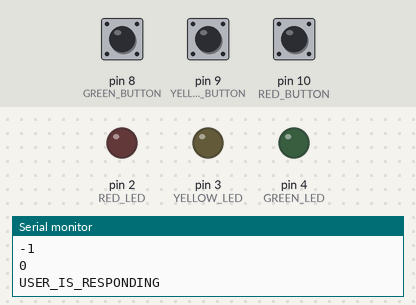
Bench run of a sketch on a simulated Arduino Uno, built with avr-gcc and run on an emulated ATmega328P. Shown: output pins drawn as LEDs (lit = HIGH), the last lines printed to the serial monitor. Dashed ring = blinking. The test bench sets the inputs (shaded band); at power-on: pin 8 (GREEN_BUTTON) HIGH, pin 9 (YELLOW_BUTTON) HIGH, pin 10 (RED_BUTTON) HIGH. Random numbers use the default seed unless the sketch sets one.

Above: at 2.3 s.
2.4 s: pin 8 (GREEN_BUTTON) pulled LOW for 0.15 s
At 2.9 s:
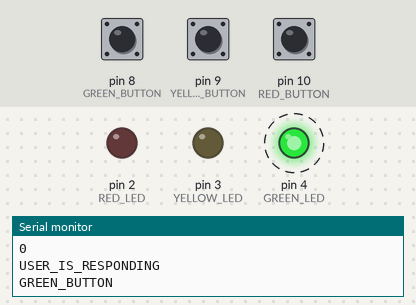
5.5 s: pin 9 (YELLOW_BUTTON) pulled LOW for 3.2 s
At 5.5 s:
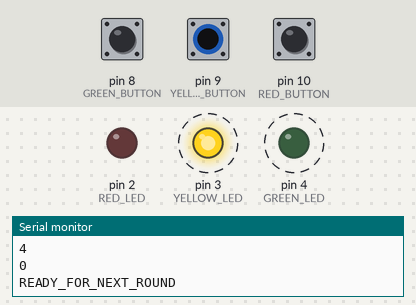
At 8.7 s:
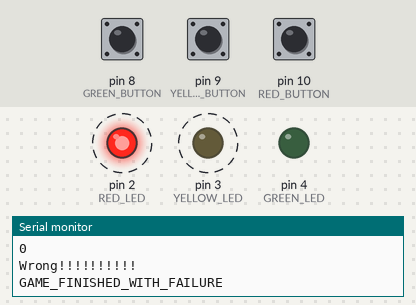
Timing chart, 0 to 17.7 s (numbered marks = the images above; inputs shaded):
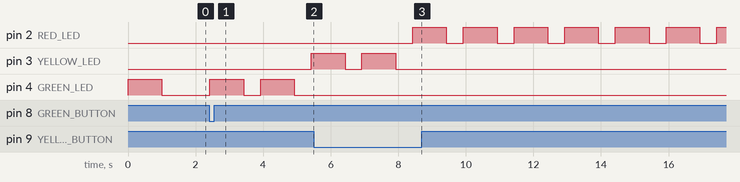

Measured:
- after the input at 2.4 s, pin 3 (YELLOW_LED): LOW → HIGH after 3.0 s; pin 4 (GREEN_LED): alternates HIGH for 1.0 s and LOW for 0.50 s, starting at once
- after the input at 5.5 s, pin 2 (RED_LED): alternates HIGH for 1.0 s and LOW for 0.50 s, starting after 2.9 s

The sketch:

genius.ino
```cpp
#define RED_LED 2
#define YELLOW_LED 3
#define GREEN_LED 4

#define RED_BUTTON 10
#define YELLOW_BUTTON 9
#define GREEN_BUTTON 8

#define POTENTIOMETER 8

#define SEQUENCE_SIZE 3

#define UNDEFINED -1

#define INITIAL_LED_PIN 2
#define FINAL_LED_PIN 4

enum States {
    READY_FOR_NEXT_ROUND,
    USER_IS_RESPONDING,
    GAME_FINISHED_WITH_SUCCESS,
    GAME_FINISHED_WITH_FAILURE
};

int ledSequence[SEQUENCE_SIZE];
int gameRound = 0;
int ledsAnswered = 0;

void setup() {
    Serial.begin(9600);
    initPins();
    startGame();
}

void loop() {
    switch (getCurrentState()) {
        case READY_FOR_NEXT_ROUND:
            log("READY_FOR_NEXT_ROUND");
            startNewRound();
            break;

        case USER_IS_RESPONDING:
            log("USER_IS_RESPONDING");
            handleUserResponse();
            break;

        case GAME_FINISHED_WITH_SUCCESS:
            log("GAME_FINISHED_WITH_SUCCESS");
            blinkSequence2();
            break;

        case GAME_FINISHED_WITH_FAILURE:
            log("GAME_FINISHED_WITH_FAILURE");
            blinkLed(RED_LED);
            break;

        default:
            break;
    }
}

void startNewRound() {
    ledsAnswered = 0;
    gameRound++;

    if (gameRound <= SEQUENCE_SIZE) {
        blinkLeds();
    }
}

void handleUserResponse() {
    int response = checkAnsware();
    Serial.println(response);
    Serial.println(ledsAnswered);

    if (response == UNDEFINED) {
        return;
    }

    if (response == ledSequence[ledsAnswered]) {
        ledsAnswered++;
    } else {
        log("Wrong!!!!!!!!!!");
        gameRound = SEQUENCE_SIZE + 2;
    }
}

int getCurrentState() {
    if (gameRound <= SEQUENCE_SIZE) {
        if (ledsAnswered == gameRound) {
            return READY_FOR_NEXT_ROUND;
        } else {
            return USER_IS_RESPONDING;
        }

    } else if (gameRound == (SEQUENCE_SIZE + 1)){
        return GAME_FINISHED_WITH_SUCCESS;

    } else {
        return GAME_FINISHED_WITH_FAILURE;
    }
}

int checkAnsware() {
    if (digitalRead(RED_BUTTON) == LOW) {
        log("RED_BUTTON");
        blinkLed(RED_LED);
        return RED_LED;
    }

    if (digitalRead(YELLOW_BUTTON) == LOW) {
        log("YELLOW_BUTTON");
        blinkLed(YELLOW_LED);
        return YELLOW_LED;
    }

    if (digitalRead(GREEN_BUTTON) == LOW) {
        log("GREEN_BUTTON");
        blinkLed(GREEN_LED);
        return GREEN_LED;
    }

    return UNDEFINED;
}

void startGame() {
    randomSeed(analogRead(0));
    for (int i = 0; i < SEQUENCE_SIZE; i++) {
        ledSequence[i] = getRandomLed();
    }
}

int getRandomLed() { return random(INITIAL_LED_PIN, FINAL_LED_PIN + 1); }

void blinkSequence1() {
    blinkLed(RED_LED);
    blinkLed(YELLOW_LED);
    blinkLed(GREEN_LED);
}

void blinkSequence2() {
    digitalWrite(GREEN_LED, HIGH);  // HIGH -> 1; LOW -> 0;
    digitalWrite(YELLOW_LED, HIGH);
    digitalWrite(RED_LED, HIGH);
    delay(1000);
    digitalWrite(GREEN_LED, LOW);
    digitalWrite(YELLOW_LED, LOW);
    digitalWrite(RED_LED, LOW);
    delay(500);
}

void blinkLeds() {
    for (int i = 0; i < gameRound; i++) {
        digitalWrite(ledSequence[i], HIGH);
        delay(1000);
        digitalWrite(ledSequence[i], LOW);
        delay(500);
    }
}

void initPins() {
    pinMode(GREEN_LED, OUTPUT);  // OUTPUT -> 1; INPUT -> 0;
    pinMode(YELLOW_LED, OUTPUT);
    pinMode(RED_LED, OUTPUT);
    pinMode(RED_BUTTON, INPUT_PULLUP);
    pinMode(GREEN_BUTTON, INPUT_PULLUP);
    pinMode(YELLOW_BUTTON, INPUT_PULLUP);
}

int blinkLed(int ledNumber) {
    digitalWrite(ledNumber, HIGH);  // HIGH -> 1; LOW -> 0;
    delay(1000);
    digitalWrite(ledNumber, LOW);
    delay(500);
    return ledNumber;
}

void log(String text) { Serial.println(text); }
```
